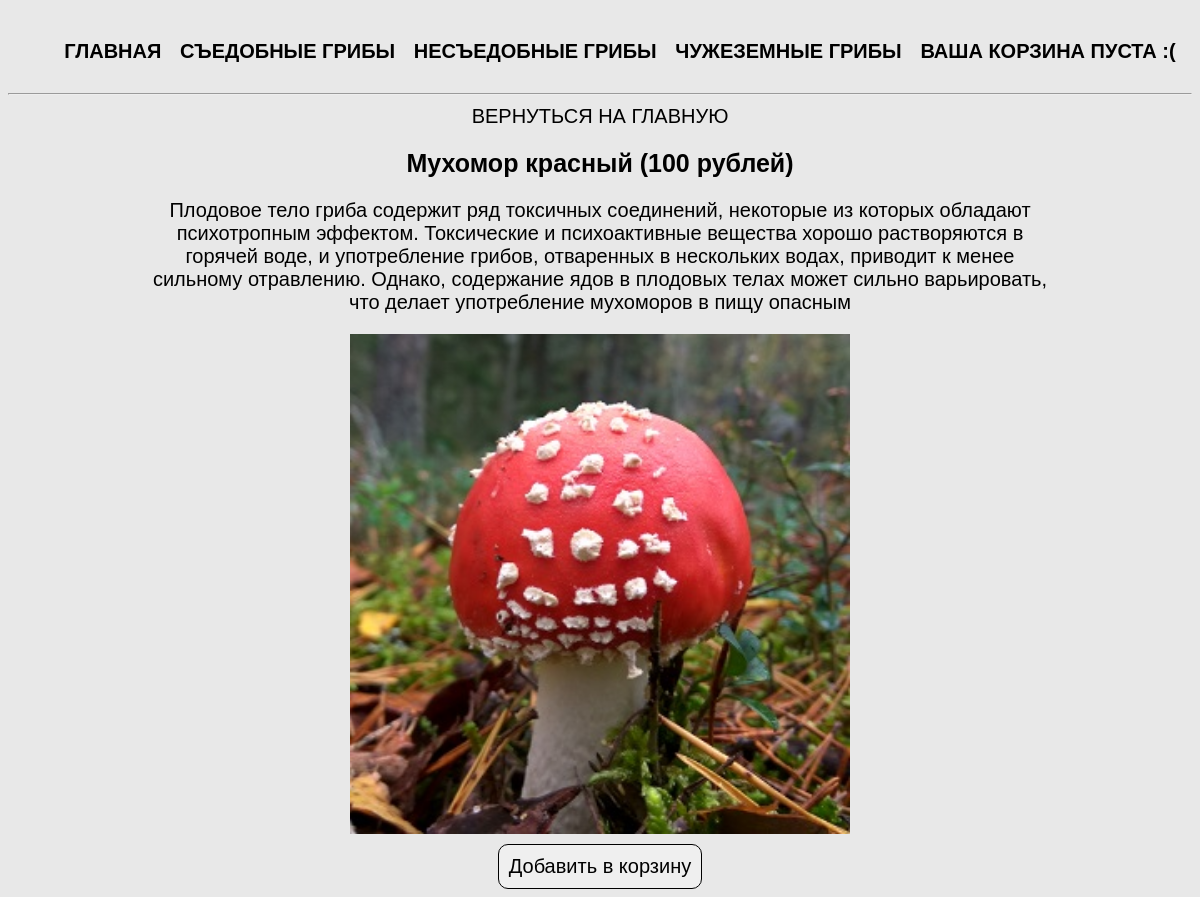
The page /product.php?product=amanita on the database its author committed.
### tables this page shows
CREATE TABLE `cats` (
  `id` int(11) NOT NULL,
  `name` varchar(50) NOT NULL,
  `rus_name` varchar(50) NOT NULL
);

CREATE TABLE `products` (
  `id` int(11) NOT NULL,
  `title` varchar(50) NOT NULL,
  `cat_id` int(11) NOT NULL,
  `price` int(11) NOT NULL,
  `rus_name` varchar(50) NOT NULL,
  `img` varchar(50) NOT NULL,
  `descr` text NOT NULL
);

### product.php (the view, shortened to what this page needs)
<?php require_once 'db/db.php';
if (isset($_GET['product'])){
    $currentProduct = $_GET['product'];
    $product = $connect->query("select * from products WHERE title='$currentProduct'");
    $product = $product->fetch(PDO::FETCH_ASSOC);
    require_once 'parts/header.php';
}
?>
<div class="product-card">
    <a href="index.php">Вернуться на главную</a>
    <h2><?= $product['rus_name']?> (<?= $product['price']?> рублей)</h2>
    <div class="descr"><?= $product['descr']?></div>
    <img width="300" src="img/<?= $product['img']?>" alt="Фото">
    <?php require ('parts/add-form.php'); ?>
</div>

### parts/header.php (shortened to what this page needs)
<?php
    require_once 'db/db.php';
    $cats = $connect->query("SELECT * FROM cats");
    $cats = $cats->fetchAll(PDO::FETCH_ASSOC);
?>
<!doctype html>
<html lang="ru">
<head>
    <link rel="stylesheet" href="css/style.css">
</head>
<body>
<nav>
    <ul>
        <li><a href="index.php">Главная</a></li>
        <? foreach ($cats as $cat) {?>
        <li><a href="index.php?cat=<? echo $cat['name']?>"><? echo $cat['rus_name']; ?></a></li>
        <? } ?>
        <li><?php
            if ($_SESSION['totalQuantity']){ ?>
                <a href="cart.php">Корзина <span style="font-weight: 300">(Товаров: <?= $_SESSION['totalQuantity']?> на сумму <?= $_SESSION['totalPrice']?> руб)</span></a>
            <?php } else { ?>
            <a href="#">Ваша корзина пуста :(</a>
            <?php } ?>
        </li>
    </ul>
</nav>
<hr>

### css/style.css (style rules this page uses)
* { font-family: 'Arial', sans-serif; font-size: 20px; }
body { margin-top: 20px; background-color: #e8e8e8; }
a { text-decoration: none; text-transform: uppercase; color: #000000; -webkit-transition: all .3s; -moz-transition: all .3s; -ms-transition: all .3s; -o-transition: all .3s; transition: all .3s; }
h2 { font-size: 25px; }
img { width: 100%; }
.main, nav { width: 1170px; margin: auto; display: flex; flex-wrap: wrap; justify-content: space-around; }
nav ul { display: flex; list-style: none; width: 100%; justify-content: space-around; font-weight: 700; }
.cart, .product-card { text-align: center; width: 900px; margin: auto; }
.descr { margin-bottom: 20px; }
.product-card img { width: 500px; }

### rows shown on the page
cats: rus_name "СЪЕДОБНЫЕ ГРИБЫ"
cats: rus_name "НЕСЪЕДОБНЫЕ ГРИБЫ"
cats: rus_name "ЧУЖЕЗЕМНЫЕ ГРИБЫ"
products: rus_name "Мухомор красный", price "100", descr "Плодовое тело гриба содержит ряд токсичных соединений, некоторые из которых обладают психотропным эффектом. Токсические и психоактивные вещества хорошо растворяются в горячей воде, и употребление грибов, отваренных в нескольких водах, приводит к менее сильному отравлению. Однако, содержание ядов в плодовых телах может сильно варьировать, что делает употребление мухоморов в пищу опасным", img (picture)
